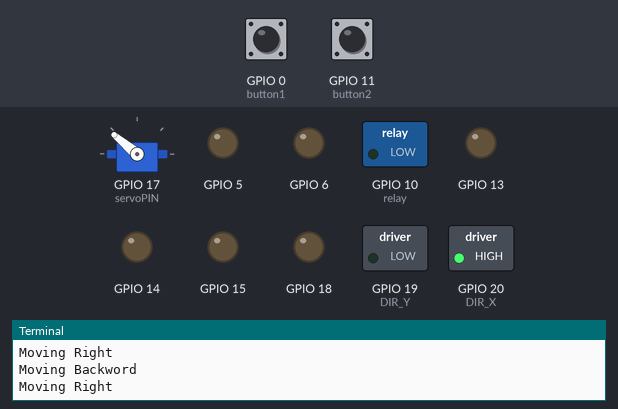
A program run on a simulated Raspberry Pi (BCM pin numbers). Shown: servo, switched loads named in the program (green lamp = pin HIGH), output pins drawn as LEDs (lit = HIGH), the last lines printed to the terminal. The test bench sets the inputs (shaded band); at power-on: GPIO 0 (button1) HIGH, GPIO 11 (button2) HIGH. Servo angles are drawn from the pulse width (0.5 ms = 0°, 2.5 ms = 180°); pins used as bus, display or sensor lines are not drawn.

Above: at 1.2 s.
1.3 s: GPIO 0 (button1) pulled LOW for 0.15 s
2.9 s: GPIO 11 (button2) pulled LOW for 0.15 s
At 4.0 s:
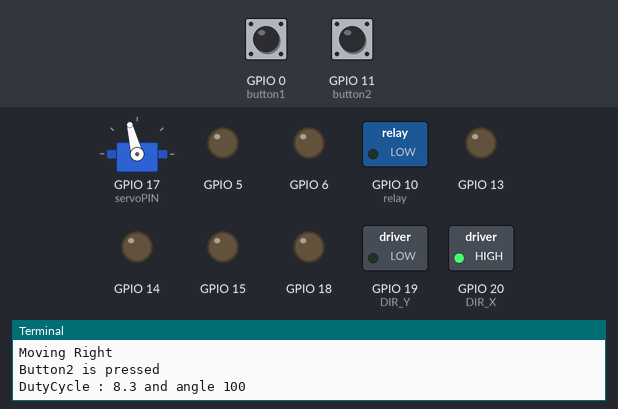
At 5.2 s:
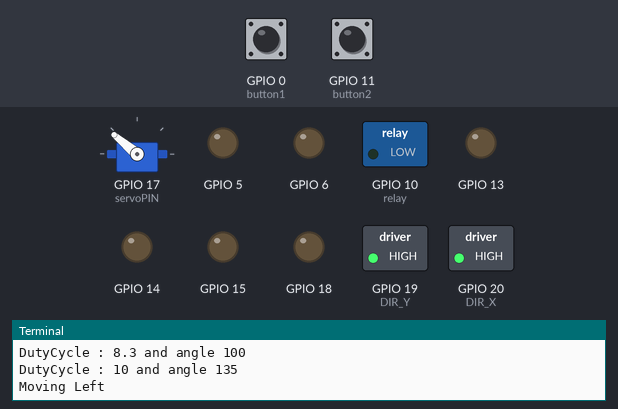
Timing chart, 0 to 32.2 s (numbered marks = the images above; inputs shaded):
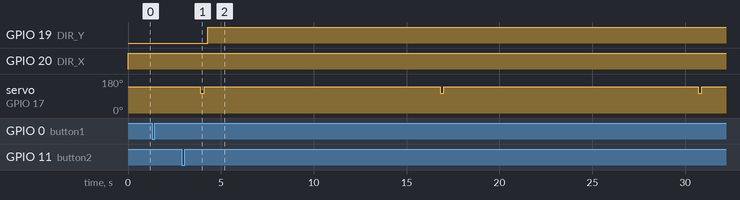

Measured:
- after the input at 2.9 s, GPIO 19 (DIR_Y): LOW → HIGH after 1.4 s; servo on GPIO 17 (servoPIN): alternates 140° for 13.2 s and 104° for 0.20 s, starting after 1.0 s

The program:

version2_full_7.py
```python
from gpiozero import Button,LED
import RPi.GPIO as GPIO
from time import sleep
import pigpio
import sys
import time


relay = LED(10)

servoPIN=17
button1 = Button(0)
button2 = Button(11)

DIR_X= 20     # Direction GPIO Pin
DIR_Y = 19

STEP_X = 21    # Step GPIO Pin
STEP_Y = 26

SWITCH = 16  # GPIO pin of switch


#servo GPIO

GPIO.setmode(GPIO.BCM)
GPIO.setup(servoPIN, GPIO.OUT)
p = GPIO.PWM(servoPIN, 50) # GPIO 17 for PWM with 50Hz
p.start(10.3) # Initialization
print("DutyCycle : 10.3 and angle 135")


# Connect to pigpiod daemon
pi_x = pigpio.pi()
pi_y = pigpio.pi()

# Set up pins as an output
pi_x.set_mode(DIR_X, pigpio.OUTPUT)
pi_x.set_mode(STEP_X, pigpio.OUTPUT)

pi_y.set_mode(DIR_Y, pigpio.OUTPUT)
pi_y.set_mode(STEP_Y, pigpio.OUTPUT)

# Set up input switch
pi_x.set_mode(SWITCH, pigpio.INPUT)
pi_x.set_pull_up_down(SWITCH, pigpio.PUD_UP)

pi_y.set_mode(SWITCH, pigpio.INPUT)
pi_y.set_pull_up_down(SWITCH, pigpio.PUD_UP)


MODE_X = (14, 15, 18)   # Microstep Resolution GPIO Pins
MODE_Y = (5, 6, 13)

RESOLUTION = {'Full': (0, 0, 0),
              'Half': (1, 0, 0),
              '1/4': (0, 1, 0),
              '1/8': (1, 1, 0),
              '1/16': (0, 0, 1),
              '1/32': (1, 0, 1)}


#dir_x = sys.argv[1]
#dir_y = sys.argv[2]


for i in range(3):
    pi_x.write(MODE_X[i], RESOLUTION['Full'][i])
    pi_y.write(MODE_Y[i], RESOLUTION['Full'][i])


# Set duty cycle and frequency
pi_x.set_PWM_dutycycle(STEP_X, 200)  # PWM 1/2 On 1/2 Off
pi_x.set_PWM_frequency(STEP_X, 1250)  # 500 pulses per second

pi_y.set_PWM_dutycycle(STEP_Y, 200)  # PWM 1/2 On 1/2 Off
pi_y.set_PWM_frequency(STEP_Y, 1250)  # 500 pulses


def move_x():
	pi_x.set_PWM_dutycycle(STEP_X, 200)  # PWM 1/2 On 1/2 Off
        pi_x.set_PWM_frequency(STEP_X, 1250)

        pi_y.set_PWM_dutycycle(STEP_Y, 0)  # PWM 1/2 On 1/2 Off
        pi_y.set_PWM_frequency(STEP_Y, 0)  # 500 pulses

def stop_x():
	pi_x.set_PWM_dutycycle(STEP_X,0)
        pi_x.set_PWM_frequency(STEP_X,0)

def stop_y():
        pi_y.set_PWM_dutycycle(STEP_Y,0)
        pi_y.set_PWM_frequency(STEP_Y,0)

def move_y():
	pi_x.set_PWM_dutycycle(STEP_X, 0)  # PWM 1/2 On 1/2 Off
        pi_x.set_PWM_frequency(STEP_X, 0)

        pi_y.set_PWM_dutycycle(STEP_Y, 200)  # PWM 1/2 On 1/2 Off
        pi_y.set_PWM_frequency(STEP_Y, 1250)  # 500 pulses


def servo():
	#8.2
    p.ChangeDutyCycle(8.3)
    print("DutyCycle : 8.3 and angle 100")
    time.sleep(0.2)


    p.ChangeDutyCycle(10.3)
    print("DutyCycle : 10 and angle 135")
    time.sleep(0.2)


def relay_on():
	relay.on()
	print("Relay ON")
	sleep(3)
	relay.off()
	print("Relay OFF")


def backword():
	pi_x.write(DIR_X,1)
	move_x()
	print("Moving Backword")

def right():
	pi_y.write(DIR_Y,0)
	move_y()
	print("Moving Right")

def mainn():
	for i in range(1,2):
		#pi_x.write(DIR_X,0)
	        #move_x()
        	#print("Moving Forward")
	        #sleep(3)
        	#stop_x()
	        #print("STOP Forward 1 second")
        	sleep(1)
		servo()
	        for i in range(3):
        	        move_y()
                	pi_y.write(DIR_Y,1)
	                print("Moving Left")
        	        sleep(12)
	                stop_y()
			sleep(0.5)
			#Servo Motor
			servo()
        	        print("STOP LEFT 1 second")
	                sleep(1)
        	stop_x()
	        stop_y()

        	pi_x.write(DIR_X,0)
	        move_x()
        	print("Moving Forward")
	        sleep(11)
        	stop_x()
	        print("STOP Forward 1 second")
        	sleep(1)
		servo()
	        for i in range(3):
        	        move_y()
                	pi_y.write(DIR_Y,0)
	                print("Moving Right")
        	        sleep(12)
                	stop_y()

			#Servo Motor
			servo()
	                print("STOP LEFT 1 second")
        	        sleep(1)
	        stop_x()
        	stop_y()

		pi_x.write(DIR_X,0)
                move_x()
                print("Moving Forward")
                sleep(11)
		sleep(1)
		servo()
                stop_x()
                print("STOP Forward 1 second")
                sleep(1)

		for i in range(3):
                        move_y()
                        pi_y.write(DIR_Y,1)
                        print("Moving Left")
                        sleep(12)
                        stop_y()
                        sleep(0.5)
                        #Servo Motor
                        servo()
                        print("STOP LEFT 1 second")
                        sleep(1)
                #stop_x()
                #stop_y()


	print("FINISH ")
	sleep(3)
	#sensor_x = 0
	#sensor_y = 0


sensor_x = 0
sensor_y = 0

try:
    while True:
        #pi_x.write(DIR_X,int(sys.argv[1]))  # Set direction
	#pi_y.write(DIR_Y,int(sys.argv[2]))

	#if dir_x == 'forward' and dir_y =='left':
	#backword()
	#sleep(1)

	if button1.is_pressed :
		print("Button1 is pressed")
		stop_x()
		sensor_x =1
		#sleep(0.5)
	elif button1.is_pressed == False and sensor_x == 0:
		#backword()
		pi_x.write(DIR_X,1)
		print("Moving Backword")
		#sleep(0.1)
	if button2.is_pressed:
		print("Button2 is pressed")
		stop_y()
		sensor_y =1
	elif button2.is_pressed == False and sensor_y == 0:
		#right()
		pi_y.write(DIR_Y,0)
		print("Moving Right")
		#sleep(0.1)
	if sensor_x == 1 and sensor_y ==1:
		mainn()
		relay_on()
		sensor_x =0
		sensor_y =0
		# Set duty cycle and frequency
		pi_x.set_PWM_dutycycle(STEP_X, 200)  # PWM 1/2 On 1/2 Off
		pi_x.set_PWM_frequency(STEP_X, 1250)  # 500 pulses per second

		pi_y.set_PWM_dutycycle(STEP_Y, 200)  # PWM 1/2 On 1/2 Off
		pi_y.set_PWM_frequency(STEP_Y, 1250)  # 500 pulses


except KeyboardInterrupt:
    print ("\nCtrl-C pressed.  Stopping PIGPIO and exiting...")
finally:
    pi_x.set_PWM_dutycycle(STEP_X, 0)  # PWM off
    pi_x.stop()
    pi_y.set_PWM_dutycycle(STEP_Y, 0)  # PWM off
    pi_y.stop()
```
